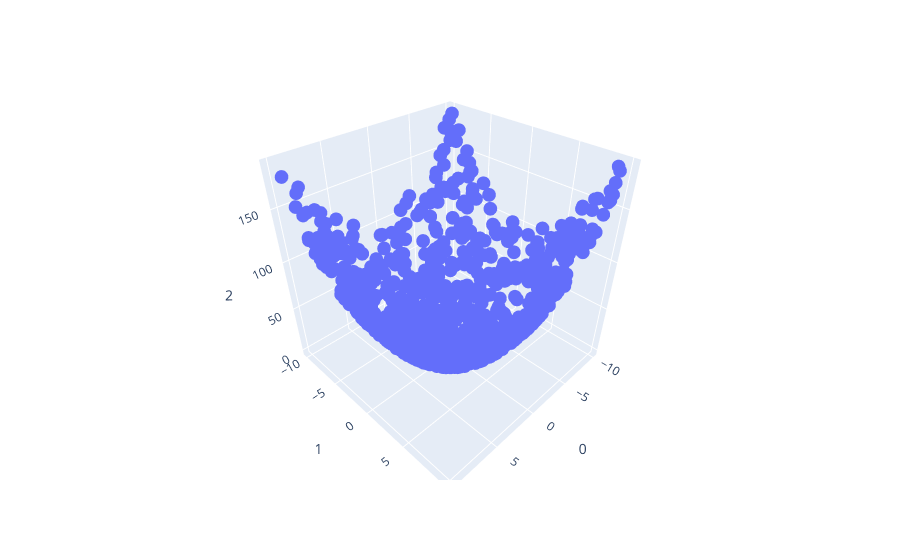

Here is the notebook cell this chart was saved with:
### Code cell
rand = np.random.default_rng(42)

#Defining the values we talked about
a = -10
b = 10
n = 1000

#Our target function f
def f(x,y):
    return x**2+y**2


xcoords = rand.uniform(low=a,high=b,size=(n,1))
ycoords = rand.uniform(low=a,high=b,size=(n,1))

zcoords = f(xcoords,ycoords)

dataset = np.concatenate((xcoords,ycoords,zcoords),axis=1)

#formatting coords for input
TestTrainSplit = 0.8
batches = 1
SplitIndex = int(TestTrainSplit*n)
TrainData  = dataset[:SplitIndex]
TestData = dataset[SplitIndex:]

noise = rand.normal(loc=0,scale=0.1,size=(SplitIndex,1))
TrainData[:,-1] = (TrainData[:,-1].reshape(SplitIndex,1) + noise).reshape(SplitIndex)



TrainDataBatches = np.split(TrainData,batches)

#Simple scatter plot for visualisation
fig = px.scatter_3d(TrainData,x=0,y=1,z=2)
fig.show()

### Figure 1 — Plotly figure (JSON) as saved in the notebook; plotly's stock layout.template omitted (floating-point values rounded to 4 significant figures; data arrays with more than 128 entries replaced by an {"elided": "..."} marker saying what was removed)
{"data": [{"hovertemplate": "0=%{x}<br>1=%{y}<br>2=%{z}<extra></extra>", "legendgroup": "", "marker": {"color": "#636efa", "symbol": "circle"}, "mode": "markers", "name": "", "scene": "scene", "showlegend": false, "type": "scatter3d", "x": {"elided": "800 float values"}, "y": {"elided": "800 float values"}, "z": {"elided": "800 float values"}}], "layout": {"legend": {"tracegroupgap": 0}, "margin": {"t": 60}, "scene": {"domain": {"x": [0, 1], "y": [0, 1]}, "xaxis": {"title": {"text": "0"}}, "yaxis": {"title": {"text": "1"}}, "zaxis": {"title": {"text": "2"}}}}}
